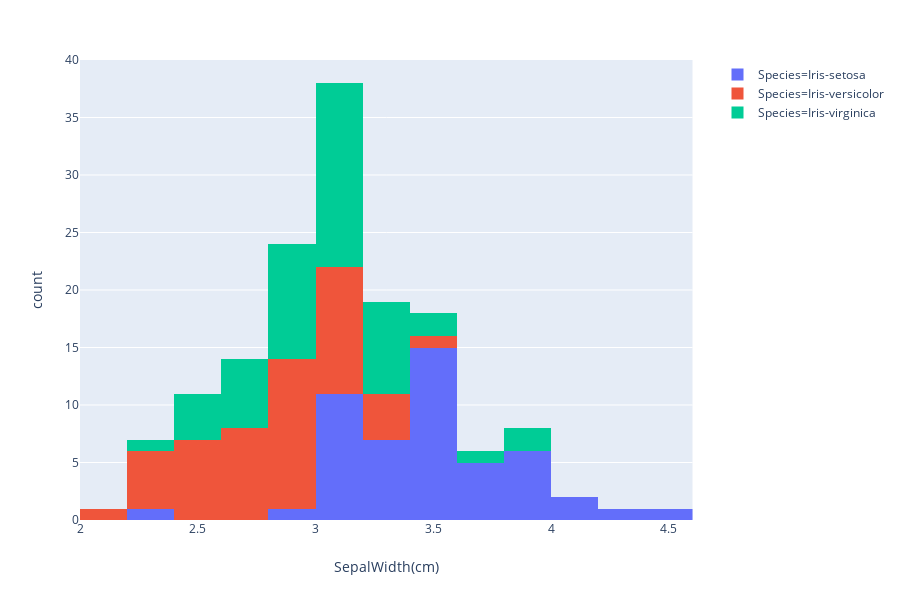

Source (notebook cell):
### Markdown cell above
# Histogram of Sepal Width

### Code cell
fig = px.histogram(df, x="SepalWidth(cm)", color="Species")
fig.show()

### Figure 1 — Plotly figure (JSON) as saved in the notebook; plotly's stock layout.template omitted (floating-point values rounded to 4 significant figures)
{"data": [{"alignmentgroup": "True", "bingroup": "x", "hoverlabel": {"namelength": 0}, "hovertemplate": "Species=Iris-setosa<br>SepalWidth(cm)=%{x}<br>count=%{y}", "legendgroup": "Species=Iris-setosa", "marker": {"color": "#636efa"}, "name": "Species=Iris-setosa", "offsetgroup": "Species=Iris-setosa", "orientation": "v", "showlegend": true, "type": "histogram", "x": [3.5, 3, 3.2, 3.1, 3.6, 3.9, 3.4, 3.4, 2.9, 3.1, 3.7, 3.4, 3, 3, 4, 4.4, 3.9, 3.5, 3.8, 3.8, 3.4, 3.7, 3.6, 3.3, 3.4, 3, 3.4, 3.5, 3.4, 3.2, 3.1, 3.4, 4.1, 4.2, 3.1, 3.2, 3.5, 3.1, 3, 3.4, 3.5, 2.3, 3.2, 3.5, 3.8, 3, 3.8, 3.2, 3.7, 3.3], "xaxis": "x", "yaxis": "y"}, {"alignmentgroup": "True", "bingroup": "x", "hoverlabel": {"namelength": 0}, "hovertemplate": "Species=Iris-versicolor<br>SepalWidth(cm)=%{x}<br>count=%{y}", "legendgroup": "Species=Iris-versicolor", "marker": {"color": "#EF553B"}, "name": "Species=Iris-versicolor", "offsetgroup": "Species=Iris-versicolor", "orientation": "v", "showlegend": true, "type": "histogram", "x": [3.2, 3.2, 3.1, 2.3, 2.8, 2.8, 3.3, 2.4, 2.9, 2.7, 2, 3, 2.2, 2.9, 2.9, 3.1, 3, 2.7, 2.2, 2.5, 3.2, 2.8, 2.5, 2.8, 2.9, 3, 2.8, 3, 2.9, 2.6, 2.4, 2.4, 2.7, 2.7, 3, 3.4, 3.1, 2.3, 3, 2.5, 2.6, 3, 2.6, 2.3, 2.7, 3, 2.9, 2.9, 2.5, 2.8], "xaxis": "x", "yaxis": "y"}, {"alignmentgroup": "True", "bingroup": "x", "hoverlabel": {"namelength": 0}, "hovertemplate": "Species=Iris-virginica<br>SepalWidth(cm)=%{x}<br>count=%{y}", "legendgroup": "Species=Iris-virginica", "marker": {"color": "#00cc96"}, "name": "Species=Iris-virginica", "offsetgroup": "Species=Iris-virginica", "orientation": "v", "showlegend": true, "type": "histogram", "x": [3.3, 2.7, 3, 2.9, 3, 3, 2.5, 2.9, 2.5, 3.6, 3.2, 2.7, 3, 2.5, 2.8, 3.2, 3, 3.8, 2.6, 2.2, 3.2, 2.8, 2.8, 2.7, 3.3, 3.2, 2.8, 3, 2.8, 3, 2.8, 3.8, 2.8, 2.8, 2.6, 3, 3.4, 3.1, 3, 3.1, 3.1, 3.1, 2.7, 3.2, 3.3, 3, 2.5, 3, 3.4, 3], "xaxis": "x", "yaxis": "y"}], "layout": {"barmode": "relative", "height": 600, "legend": {"tracegroupgap": 0}, "margin": {"t": 60}, "xaxis": {"anchor": "y", "domain": [0, 0.98], "title": {"text": "SepalWidth(cm)"}}, "yaxis": {"anchor": "x", "domain": [0, 1], "title": {"text": "count"}}}}
